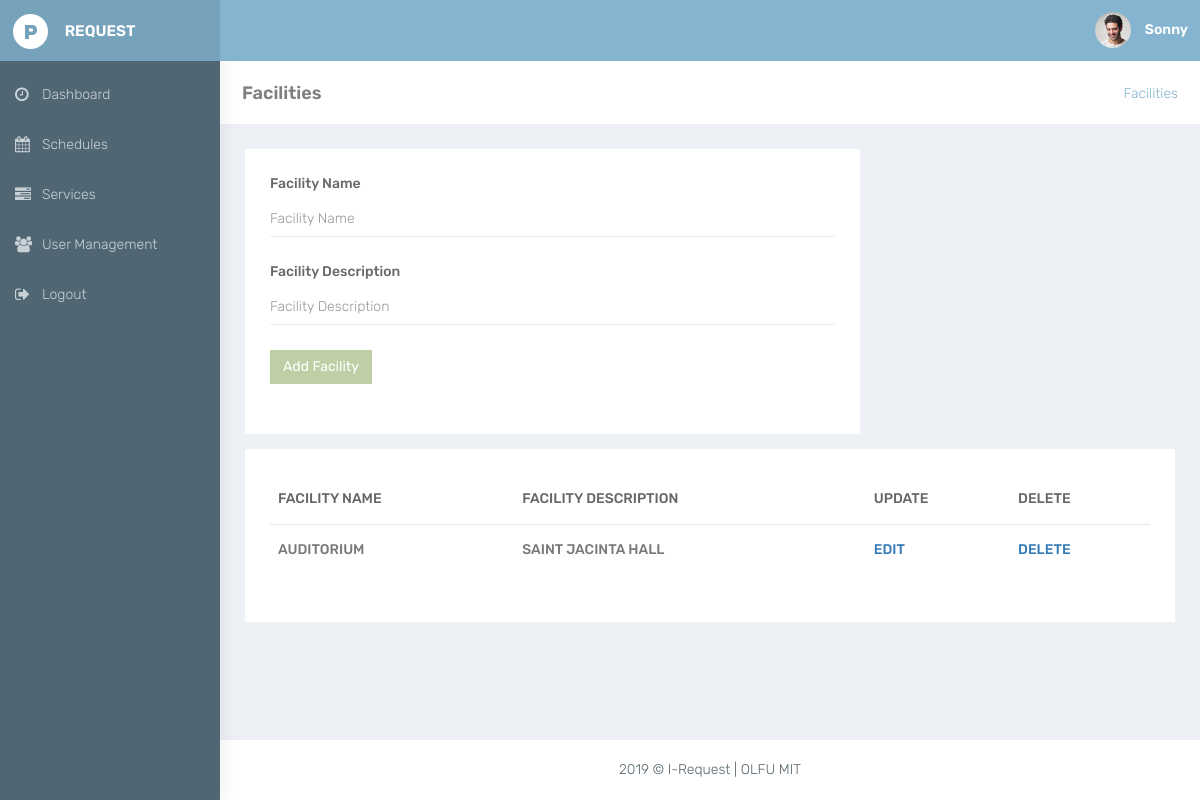
The page /facilities.php (signed in) on the database its author committed.
### tables this page shows
CREATE TABLE `users_tb` (
  `user_id` int(10) NOT NULL,
  `first_name` varchar(300) NOT NULL,
  `middle_name` varchar(300) NOT NULL,
  `last_name` varchar(300) NOT NULL,
  `name_extension` varchar(300) NOT NULL,
  `mobile_number` varchar(300) NOT NULL,
  `address` varchar(300) NOT NULL,
  `username` varchar(300) NOT NULL,
  `password` varchar(300) NOT NULL,
  `department_id` int(10) NOT NULL,
  `role_type` varchar(300) DEFAULT NULL,
  `user_status` varchar(300) NOT NULL
);

CREATE TABLE `inventory_items_tb` (
  `inventory_item_id` int(10) NOT NULL,
  `item_name` varchar(500) NOT NULL,
  `item_description` varchar(1000) NOT NULL,
  `inventory_cat_id` int(10) NOT NULL
);

### controllers/users_functions.php (called while the page is built, shortened)
<?php
if(!function_exists('getUserDetailsByUsername')){
    function getUserDetailsByUsername($conn, $username){
        $users_details = array();
        $query = mysqli_query($conn, "SELECT * from users_tb where username = '$username'");
        while($row = mysqli_fetch_array($query)){
            array_push($users_details, $row['first_name'], $row['middle_name'], $row['last_name'], $row['name_extension'], $row['mobile_number'], $row['address'], $row['username'], $row['password'], $row['department_id'], $row['role_type'], $row['user_status'], $row['user_id']);
        }
        return $users_details;
    }
}
                    ?>

### controllers/inventory_functions.php (the view, shortened to what this page needs)
<?php
if(!function_exists('getFacilityData')){
    function getFacilityData($conn){
        $query = mysqli_query($conn, "SELECT * from inventory_items_tb where inventory_cat_id = '1'");
        if(mysqli_num_rows($query) > 0){
            while($row = mysqli_fetch_array($query)){
                ?>
                <tr>
                   <td class="txt-oflo"><?php echo $row['item_name'] ?></td>
                   <td class="txt-oflo"><?php echo $row['item_description'] ?></td>
                   <td class="txt-oflo"><a href="edit_facilities.php<?php echo '?id='.$row['inventory_item_id']; ?>">Edit</a></td>
                   <td class="txt-oflo"><a href="delete_facilities.php<?php echo '?id='.$row['inventory_item_id']; ?>">Delete</a></td>
               </tr>
               <?php
            }
        }else{
            echo "No Facility Found";
        }
    }
}
                ?>

### controllers/include_partial_functions.php (shortened to what this page needs)
<?php
if(!function_exists('get_FooterBlade')){
    function get_FooterBlade(){
        ?>
        <footer class="footer text-center"> 2019 &copy; I-Request | OLFU MIT </footer>
        <?php
    }
}
if(!function_exists('getHeaderUserName')) {
    function getHeaderUserName() {
        include "database/config.php";
        include "users_functions.php";
        $username = $_SESSION['user'];
        if($username == 'iRequest') {
        ?>
            <a class="profile-pic" href="edit_user.php">
                <img src="resources/images/avatar.jpg" alt="avatar" width="36" class="img-circle">
                <b class="hidden-xs">Administrator</b>
            </a>
        <?php
        }else{
            $firstname = getUserDetailsByUsername($conn, $username)[0];
        ?>
            <a class="profile-pic" href="edit_user.php<?php echo '?id='.getUserDetailsByUsername($conn, $username)[11]; ?>">
                <img src="resources/images/avatar.jpg" alt="avatar" width="36" class="img-circle">
                <b class="hidden-xs"><?php echo $firstname ?></b>
            </a>
        <?php
        }
    }
}
        ?>
        <?php
if(!function_exists('get_headBlade')){
    function get_headBlade(){
        ?>
            <link rel="stylesheet" href="resources/bootstrap/dist/css/bootstrap.min.css" >
            <link rel="stylesheet" href="resources/plugins/bower_components/sidebar-nav/dist/sidebar-nav.min.css" >
            <link rel="stylesheet" href="resources/plugins/bower_components/toast-master/css/jquery.toast.css" >
            <link rel="stylesheet" href="resources/plugins/bower_components/morrisjs/morris.css" >
            <link rel="stylesheet" href="resources/css/animate.css" >
            <link rel="stylesheet" href="resources/css/style.css" >
            <link rel="stylesheet" href="resources/plugins/datatable.css" >
            <link rel="stylesheet" id="theme" href="resources/css/colors/blue-dark.css" >
        <?php
    }
}
        ?>
        <?php
if(!function_exists('get_NavBlade')){
    function get_NavBlade(){
        if(isset($_SESSION['role_type'])) {
            if($_SESSION['role_type'] == "Admin"){
                ?>
                <div class="navbar-default sidebar" role="navigation">
                    <div class="sidebar-nav navbar-collapse slimscrollsidebar">
                        <ul class="nav" id="side-menu">
                            <li style="padding: 10px 0 0;">
                                <a href="dashboard_admin.php" class="waves-effect"><i class="fa fa-dashboard fa-fw" aria-hidden="true"></i><span class="hide-menu">Dashboard</span></a>
                            </li>
                            <li>
                                <a href="schedules.php" class="waves-effect"><i class="fa fa-calendar fa-fw" aria-hidden="true"></i><span class="hide-menu">Schedules</span></a>
                            </li>
                            <li>
                                <a href="services_admin.php" class="waves-effect"><i class="fa fa-tasks fa-fw" aria-hidden="true"></i><span class="hide-menu">Services</span></a>
                            </li>
                            <li>
                                <a href="facilities.php" class="waves-effect"><i class="fa fa-building fa-fw" aria-hidden="true"></i><span class="hide-menu">Facilities</span></a>
                            </li>
                            <li>
                                <a href="automobiles.php" class="waves-effect"><i class="fa fa-car fa-fw" aria-hidden="true"></i><span class="hide-menu">Automobiles</span></a>
                            </li>
                            <li>
                                <a href="department.php" class="waves-effect"><i class="fa fa-table fa-fw" aria-hidden="true"></i><span class="hide-menu">Departments</span></a>
                            </li>
                            <li>
                                <a href="user_management.php" class="waves-effect"><i class="fa fa-users fa-fw" aria-hidden="true"></i><span class="hide-menu">User Management</span></a>
                            </li>
                            <li>
                                <a href="logout_action.php" class="waves-effect"><i class="fa fa-sign-out fa-fw" aria-hidden="true"></i><span class="hide-menu">Logout</span></a>
                            </li>
                        </ul>
                    </div>
                </div>
                <?php
            }elseif($_SESSION['role_type'] == "Department Head"){
                ?>
                <div class="navbar-default sidebar" role="navigation">
                    <div class="sidebar-nav navbar-collapse slimscrollsidebar">
                        <ul class="nav" id="side-menu">
                            <li style="padding: 10px 0 0;">
                                <a href="dashboard_department_head.php" class="waves-effect"><i class="fa fa-clock-o fa-fw" aria-hidden="true"></i><span class="hide-menu">Dashboard</span></a>
                            </li>
                            <li>
                                <a href="schedules.php" class="waves-effect"><i class="fa fa-calendar fa-fw" aria-hidden="true"></i><span class="hide-menu">Schedules</span></a>
                            </li>
                            <li>
                                <a href="services_user.php" class="waves-effect"><i class="fa fa-tasks fa-fw" aria-hidden="true"></i><span class="hide-menu">Services</span></a>
                            </li>
                            <li>
                                <a href="user_management.php" class="waves-effect"><i class="fa fa-users fa-fw" aria-hidden="true"></i><span class="hide-menu">User Management</span></a>
                            </li>
                            <li>
                                <a href="logout_action.php" class="waves-effect"><i class="fa fa-sign-out fa-fw" aria-hidden="true"></i><span class="hide-menu">Logout</span></a>
                            </li>
                        </ul>
                    </div>
                </div>
                <?php
            }
        }
    }
}
?>

### resources/css/colors/blue-dark.css (style rules this page uses)
body { background:#516673 }
.navbar-top-links>li>a { color:#ffffff }
.sidebar { background:#516673;box-shadow:1px 0 20px rgba(0,0,0,0.08) }
#side-menu li a { color:#c8d1d6 }
#side-menu li a { color:#c8d1d6;border-left:0 solid #516673 }

### rows shown on the page
users_tb: first_name "Sonny"
inventory_items_tb: item_name "AUDITORIUM", item_description "SAINT JACINTA HALL"
